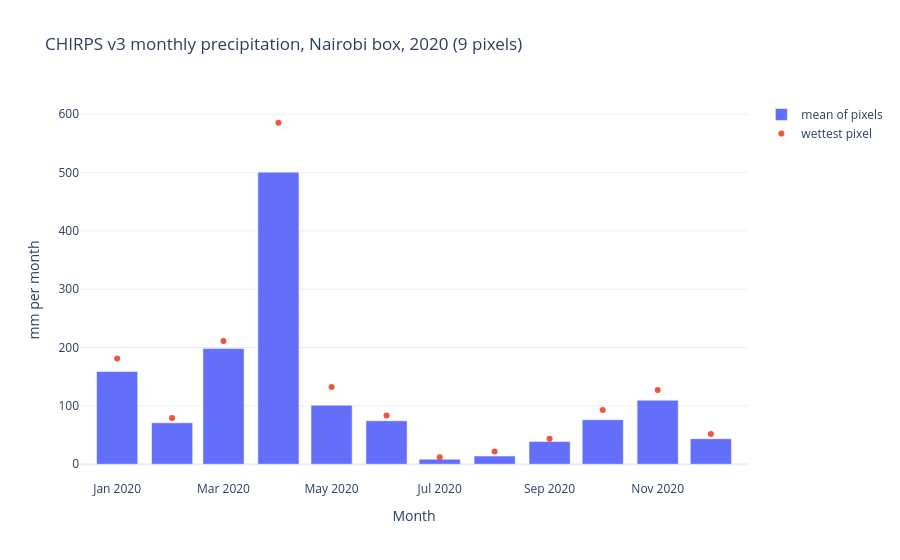

Source (notebook cell):
### Markdown cell above
## CHIRPS v3 monthly precipitation

Monthly totals on CHIRPS pixels; only the pixels inside the box are read from
each monthly file. Each pixel keeps its footprint (`support_id`, `geometry`).

### Code cell
_, chirps = read("chirps")
monthly = chirps.groupby("time").value.agg(["mean", "min", "max"]).reset_index()
fig = go.Figure([
    go.Bar(x=monthly.time, y=monthly["mean"], name="mean of pixels"),
    go.Scatter(x=monthly.time, y=monthly["max"], mode="markers", name="wettest pixel"),
])
fig.update_layout(title=f"CHIRPS v3 monthly precipitation, Nairobi box, 2020 ({chirps.support_id.nunique()} pixels)",
                  xaxis_title="Month", yaxis_title="mm per month")
fig.show()

### Figure 1 — Plotly figure (JSON) as saved in the notebook; plotly's stock layout.template omitted (floating-point values rounded to 4 significant figures)
{"data": [{"name": "mean of pixels", "type": "bar", "x": ["2020-01-01", "2020-02-01", "2020-03-01", "2020-04-01", "2020-05-01", "2020-06-01", "2020-07-01", "2020-08-01", "2020-09-01", "2020-10-01", "2020-11-01", "2020-12-01"], "y": [159.0, 71.02, 198.6, 500.7, 101.2, 74.49, 8.702, 14.13, 38.9, 76.29, 109.7, 43.75]}, {"mode": "markers", "name": "wettest pixel", "type": "scatter", "x": ["2020-01-01", "2020-02-01", "2020-03-01", "2020-04-01", "2020-05-01", "2020-06-01", "2020-07-01", "2020-08-01", "2020-09-01", "2020-10-01", "2020-11-01", "2020-12-01"], "y": [181.1, 79.17, 211.4, 585.3, 132.4, 83.58, 11.99, 21.68, 43.58, 92.82, 127.2, 51.9]}], "layout": {"title": {"text": "CHIRPS v3 monthly precipitation, Nairobi box, 2020 (9 pixels)"}, "xaxis": {"title": {"text": "Month"}}, "yaxis": {"title": {"text": "mm per month"}}}}
